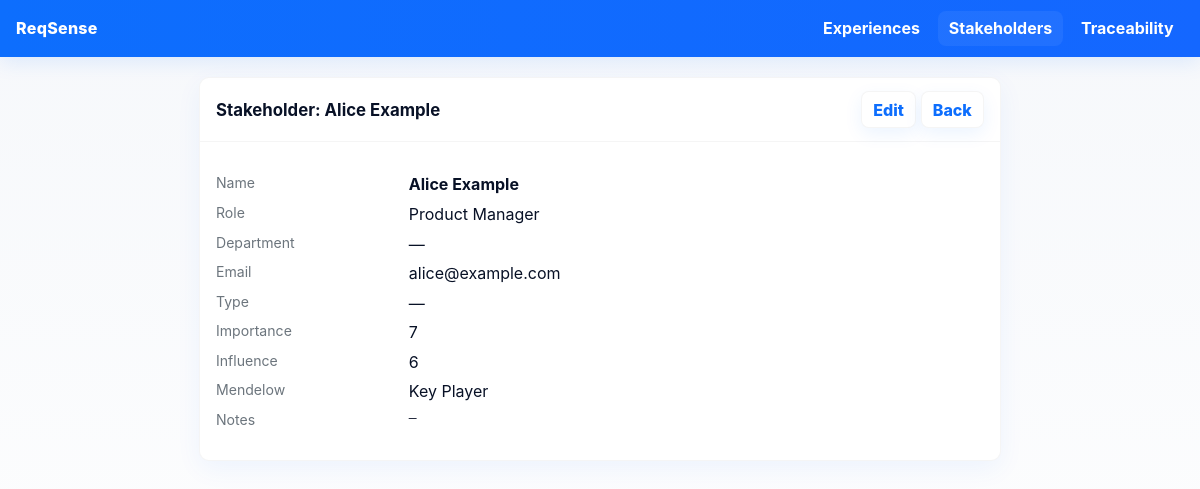
The page /stakeholders/1 on the database as committed earlier.
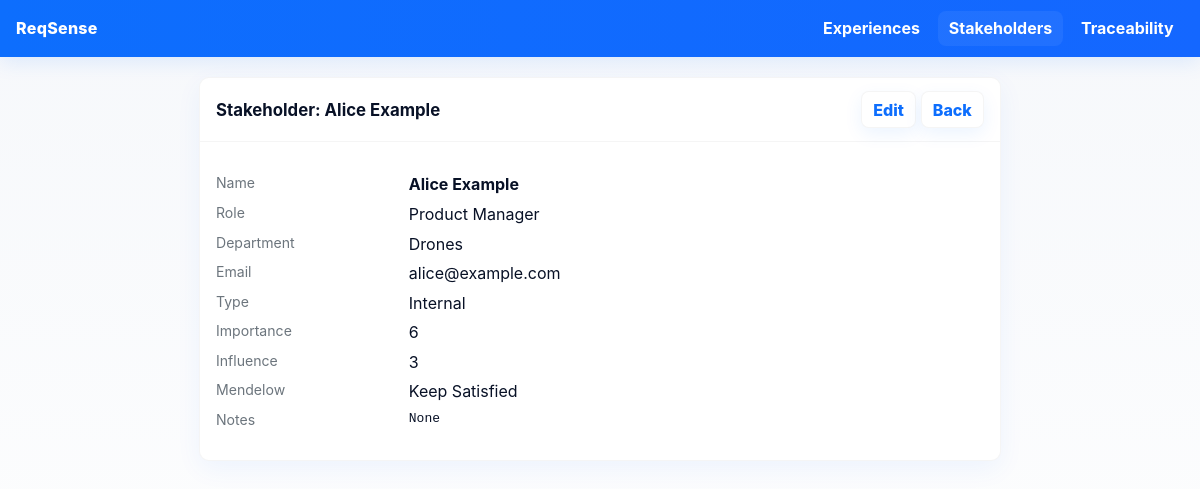
The same page on the database as committed later.
### src/models.py (models this page shows)
class Stakeholder(db.Model):
    __tablename__ = 'stakeholders'
    id = db.Column(db.Integer, primary_key=True)
    name = db.Column(db.String(255), nullable=False)
    role = db.Column(db.String(255), nullable=True)
    department = db.Column(db.String(255), nullable=True)
    email = db.Column(db.String(255), nullable=True)
    type = db.Column(db.String(100), nullable=True)       # e.g. Customer, Partner, Internal
    importance = db.Column(db.Integer, nullable=True)    # 0..10
    influence = db.Column(db.Integer, nullable=True)     # 0..10
    notes = db.Column(db.Text, nullable=True)
    created_at = db.Column(db.DateTime(timezone=True), default=lambda: datetime.now(timezone.utc))
    experiences = db.relationship('Experience', back_populates='stakeholder', lazy='select')
    requirements = db.relationship(
        'RequirementSubmission',
        secondary=stakeholder_requirements,
        back_populates='stakeholders',
        lazy='select'
    )
    @property
    def mendelow_quadrant(self):
        if self.importance is None or self.influence is None:
            return 'n/a'
        try:
            imp = int(self.importance)
            inf = int(self.influence)
        except Exception:
            return 'n/a'
        if imp >= 5 and inf >= 5:
            return 'Key Player'
        if imp >= 5 and inf < 5:
            return 'Keep Satisfied'
        if imp < 5 and inf >= 5:
            return 'Keep Informed'
        return 'Monitor'

### src/routes/stakeholders.py (the view)
@stakeholders_bp.route('/<int:stakeholder_id>', methods=['GET'])
def view(stakeholder_id):
    s = Stakeholder.query.get_or_404(stakeholder_id)
    return render_template('stakeholders/view.html', stakeholder=s)

### src/templates/stakeholders/view.html (shortened to what this page needs)
{% extends "base.html" %}
{% block content %}
<div class="table-card" style="max-width:800px;margin:1.25rem auto;">
  <div class="table-header">
    <h2>Stakeholder: {{ stakeholder.name }}</h2>
    <div>
      <a class="btn secondary" href="{{ url_for('stakeholders.edit', stakeholder_id=stakeholder.id) }}">Edit</a>
      <a class="btn secondary" href="{{ url_for('stakeholders.overview') }}">Back</a>
    </div>
  </div>
  <div style="padding:1rem">
    <dl style="display:grid;grid-template-columns:140px 1fr;gap:.6rem .8rem">
      <dt class="small muted">Name</dt><dd><strong>{{ stakeholder.name }}</strong></dd>
      <dt class="small muted">Role</dt><dd>{{ stakeholder.role or '—' }}</dd>
      <dt class="small muted">Department</dt><dd>{{ stakeholder.department or '—' }}</dd>
      <dt class="small muted">Email</dt><dd>{{ stakeholder.email or '—' }}</dd>
      <dt class="small muted">Type</dt><dd>{{ stakeholder.type or '—' }}</dd>
      <dt class="small muted">Importance</dt><dd>{{ stakeholder.importance if stakeholder.importance is not none else 'n/a' }}</dd>
      <dt class="small muted">Influence</dt><dd>{{ stakeholder.influence if stakeholder.influence is not none else 'n/a' }}</dd>
      <dt class="small muted">Mendelow</dt><dd>{{ stakeholder.mendelow_quadrant }}</dd>
      <dt class="small muted">Notes</dt><dd><pre style="white-space:pre-wrap;margin:0">{{ stakeholder.notes or '—' }}</pre></dd>
    </dl>
  </div>
</div>
{% endblock %}

Rows that differ between the two databases and show on the page:
changed Stakeholder "Alice Example": department "—" → "Drones"; type "—" → "Internal"; importance "7" → "6"; influence "6" → "3"; mendelow_quadrant "Key Player" → "Keep Satisfied"; notes "—" → "None"
